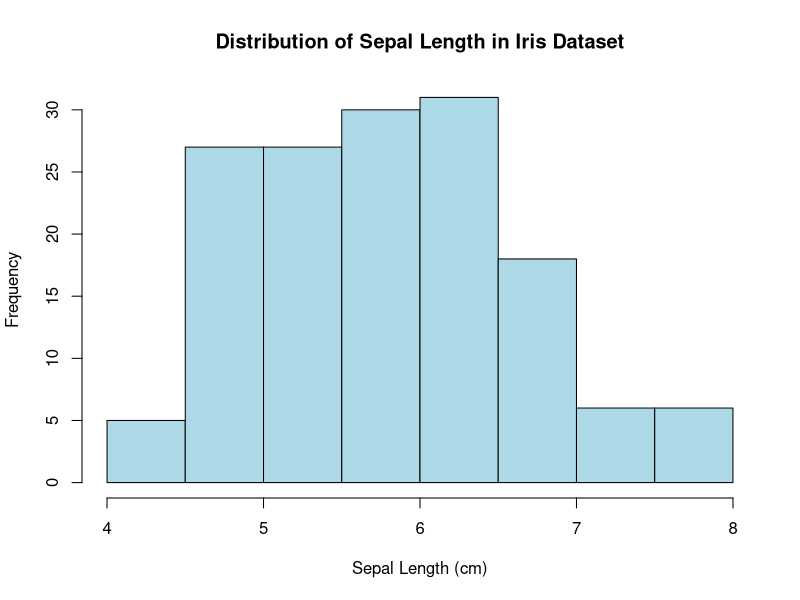
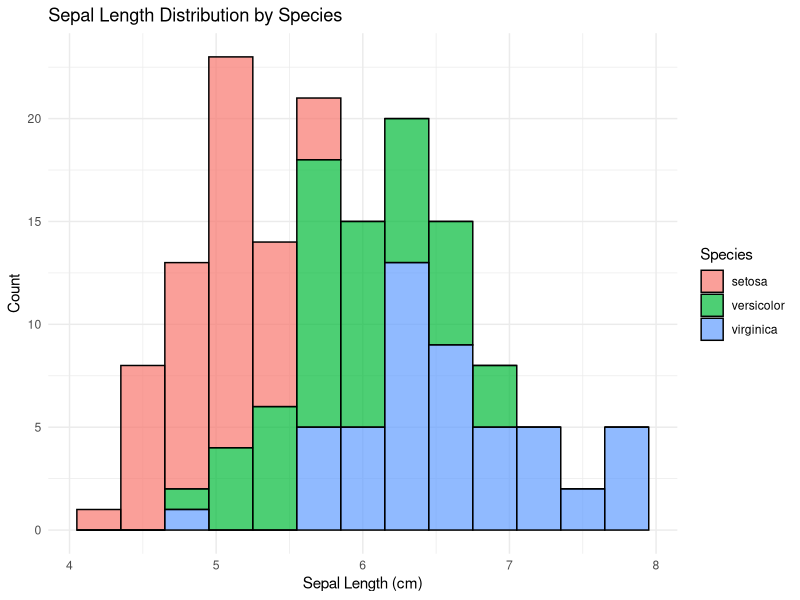
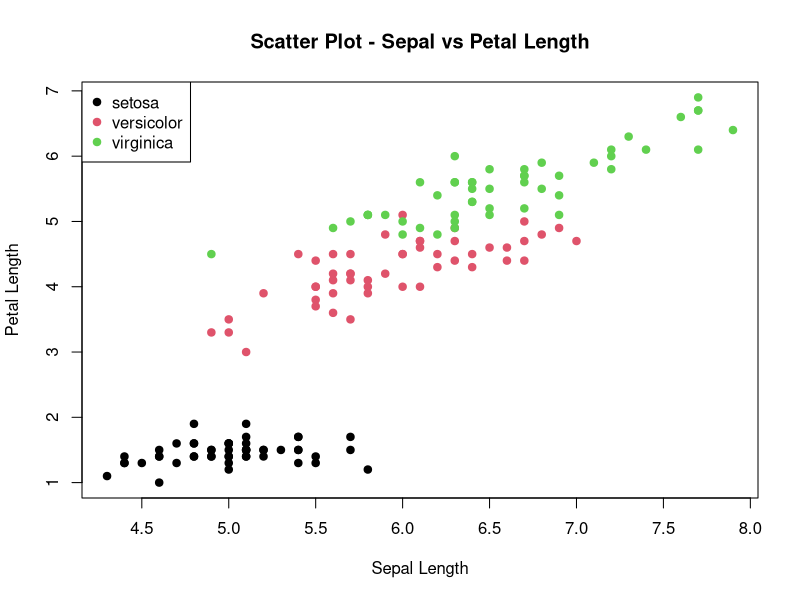
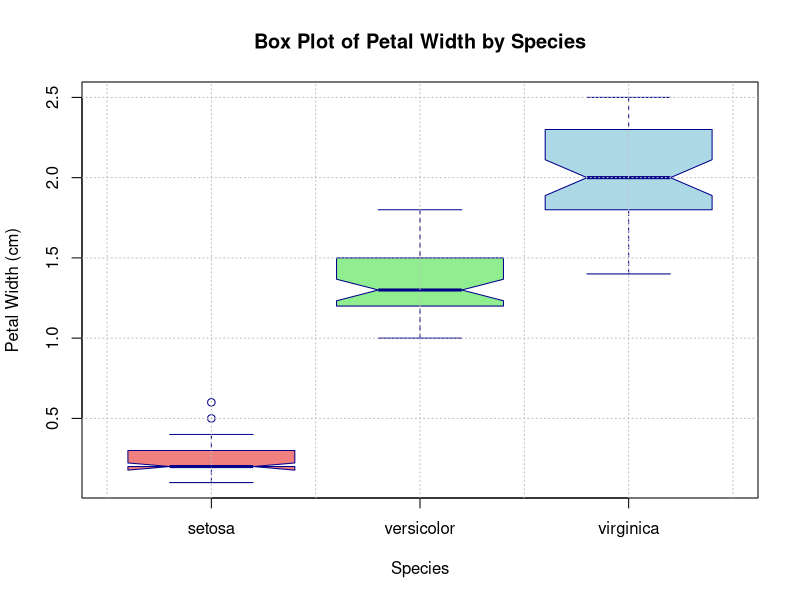
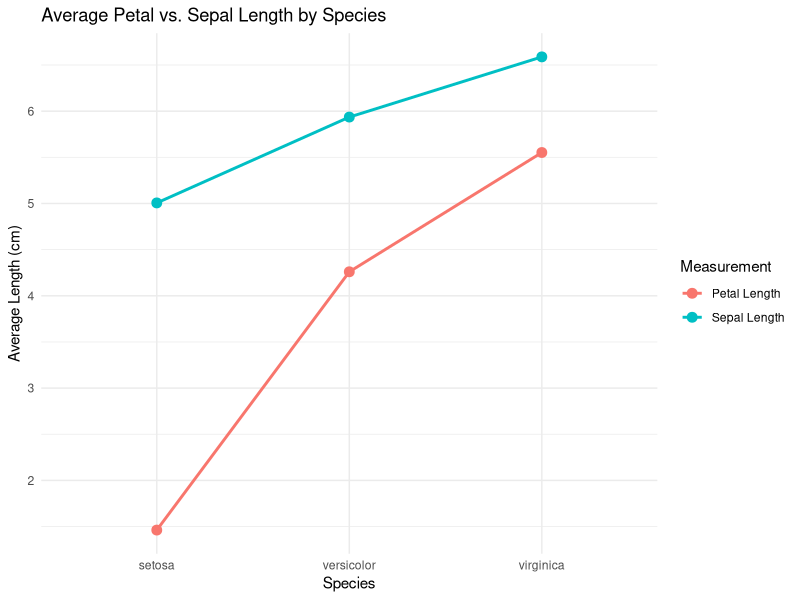
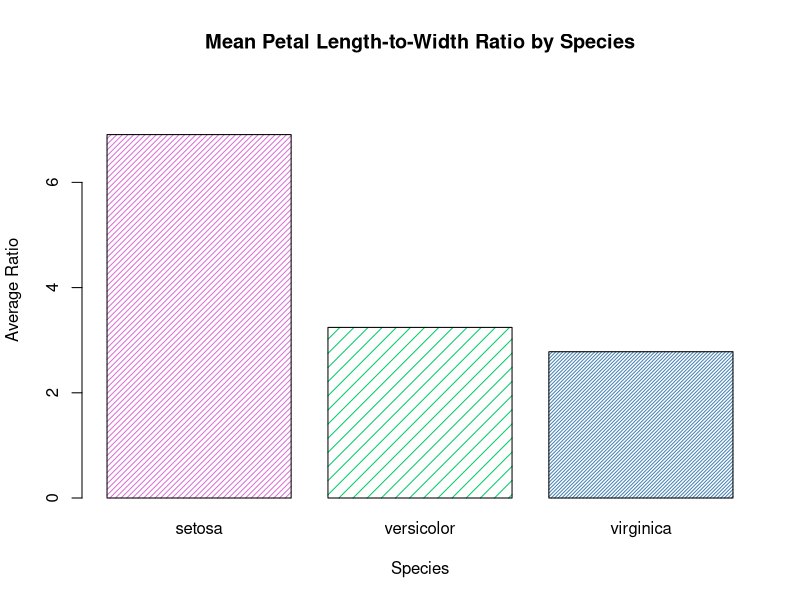
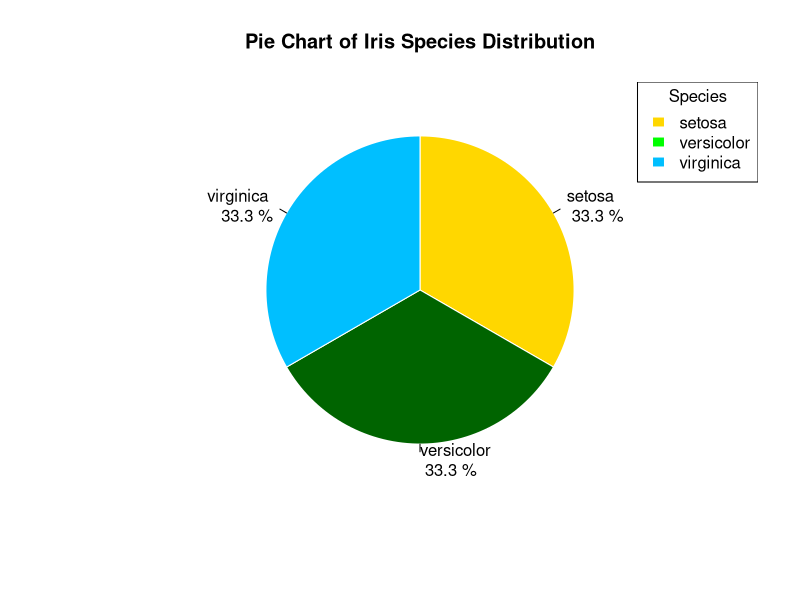
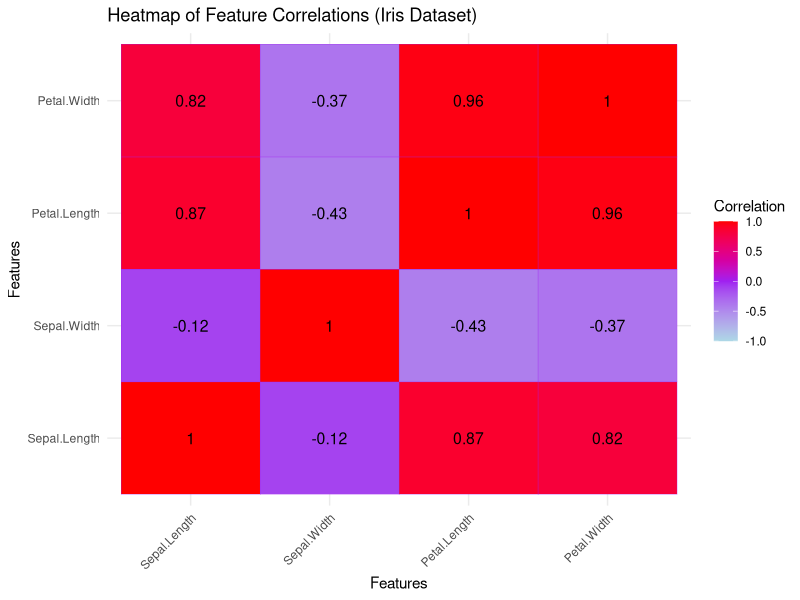

Recreate these plots in R, in order.
# ====================================================================
# lab10_obsidian.R
# Collaborative R Visualization Project
# Dataset: iris 
# Team Members:
# Rudresh 2330
# Sangana Ibrampurkar 2310
# Sanika Hoble 2309
# Unnat Umerye 2303
# Shripad Chodankar 2317
# Rakshita Kubal 2319 
# Adhit Amonkar 2304
# ====================================================================
# Load dataset
data(iris)

# View structure
str(iris)

# 1. Histogram - Distribution of Sepal Length
# Histogram for Sepal.Length
hist(iris$Sepal.Length,
     main = "Distribution of Sepal Length in Iris Dataset",
     xlab = "Sepal Length (cm)",
     ylab = "Frequency",
     col = "lightblue",
     border = "black")

library(ggplot2)
ggplot(iris, aes(x = Sepal.Length, fill = Species)) +
  geom_histogram(binwidth = 0.3, color = "black", alpha = 0.7) +
  labs(title = "Sepal Length Distribution by Species",
       x = "Sepal Length (cm)",
       y = "Count") +
  theme_minimal()


# 2. Scatter Plot - Sepal vs Petal Length
plot(iris$Sepal.Length, iris$Petal.Length,
     main = "Scatter Plot - Sepal vs Petal Length",
     xlab = "Sepal Length",
     ylab = "Petal Length",
     col = iris$Species,
     pch = 19)
legend("topleft", legend = unique(iris$Species), col = 1:3, pch = 19)


# 3. Box Plot - Petal Width by Species
# Description:
# This box plot visualizes the distribution of Petal Width for each species in the iris dataset.
# It helps identify the spread, median, and any potential outliers.

# Display first few rows to understand structure
head(iris)

# Box Plot to compare Petal Width across Species
boxplot(Petal.Width ~ Species,
        data = iris,
        main = "Box Plot of Petal Width by Species",
        xlab = "Species",
        ylab = "Petal Width (cm)",
        col = c("lightcoral", "lightgreen", "lightblue"),
        border = "darkblue",
        notch = TRUE)  #Adds notches to show median confidence interval
# Add grid lines for better readability
grid(nx = NULL, ny = NULL, col = "grey", lty = "dotted")

# Explanation :
# 1. Each box represents the interquartile range (IOR) of Petal Width for a species.
# 2. The horizontal line inside each box is the median Petal Width.
# 3. The whiskers show variability outside the upper and lower quartiles.
# 4. Points outside the whiskers (if any) represent outliers.
# 5. From the plot, we observe:
#    - Iris-setosa has the smallest and least variable petal width.
#    - Iris-versicolor shows moderate spread.
#    - Iris-virginica has the largest petal width range. 


# 4. Line Plot - Comparing Average petal and sepal length of all 3 species
ggplot(iris, aes(x = Species, group = 1)) + 
  

  stat_summary(aes(y = Petal.Length, color = "Petal Length"),
               fun = mean, geom = "line", lwd = 1) +
  stat_summary(aes(y = Petal.Length, color = "Petal Length"),
               fun = mean, geom = "point", size = 3) +
  

  stat_summary(aes(y = Sepal.Length, color = "Sepal Length"),
               fun = mean, geom = "line", lwd = 1) +
  stat_summary(aes(y = Sepal.Length, color = "Sepal Length"),
               fun = mean, geom = "point", size = 3) +
  

  labs(title = "Average Petal vs. Sepal Length by Species",
       y = "Average Length (cm)",
       color = "Measurement") + 
  theme_minimal()



# 5. Bar Plot - Mean Ratio of Petal Length to Petal Width per Species
iris$Ratio <- iris$Petal.Length / iris$Petal.Width
avg_ratio <- aggregate(Ratio ~ Species, data = iris, FUN = mean)

barplot(avg_ratio$Ratio,
        names.arg = avg_ratio$Species,
        main = "Mean Petal Length-to-Width Ratio by Species",
        xlab = "Species",
        ylab = "Average Ratio",
        col = c("orchid", "springgreen3", "steelblue"),
        border = "black",
        density = c(25, 10, 40),
        ylim = c(0, max(avg_ratio$Ratio) + 1))


# 6. Pie Chart - Proportion of Each Species
species_count <- table(iris$Species)

# Create pie chart
pie(species_count,
    labels = paste(names(species_count), "\n", round(100 * species_count / sum(species_count), 1), "%"),
    main = "Pie Chart of Iris Species Distribution",
    col = c("gold", "darkgreen", "deepskyblue"),
    border = "white",
    clockwise = TRUE)

# Add legend
legend("topright",
       legend = names(species_count),
       fill = c("gold", "green", "deepskyblue"),
       border = "white",
       title = "Species")


# 7. Heat Map 
library(reshape2)

# Compute correlation matrix
cor_matrix <- cor(iris[, 1:4])

# Melt correlation matrix for ggplot2
melted_cor <- melt(cor_matrix)

# Create heatmap
ggplot(melted_cor, aes(x = Var1, y = Var2, fill = value)) +
  geom_tile(color = "purple") +
  geom_text(aes(label = round(value, 2)), color = "black", size = 4)+
  scale_fill_gradient2(low = "lightblue", high = "red", mid = "purple",
                       midpoint = 0, limit = c(-1, 1),
                       name = "Correlation") +
  theme_minimal() +
  labs(title = "Heatmap of Feature Correlations (Iris Dataset)",
       x = "Features", y = "Features") +
  theme(axis.text.x = element_text(angle = 45, vjust = 1, hjust = 1))

